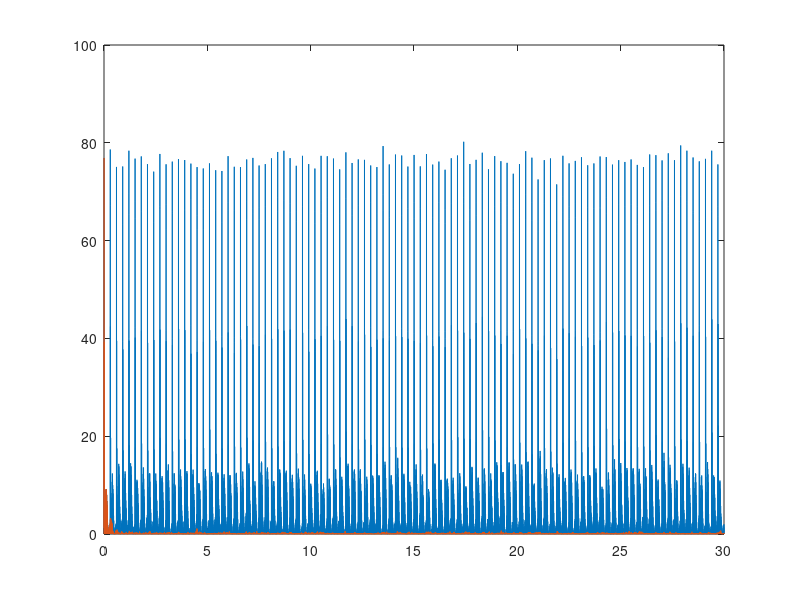

Source code (MATLAB):
fs = 1000;

windowsz = 300; % in samples
nsamples = 30000;

% sample data with 60 Hz noise added
t = (0:(nsamples-1))'/fs;
Xtrue = randn(nsamples,1);
Xnoisy = Xtrue + 10*sin(t*60*2*pi);

%plot(t,X);

%% notch filter each window separately

[b,a] = butter(4, [58 62]/(fs/2), 'stop');

Xfilter_win = zeros(nsamples,1);
for i = 1:(nsamples/windowsz)
    Xfilter_win(((i-1)*windowsz+1):(i*windowsz)) = ...
        filter(b,a,Xnoisy(((i-1)*windowsz+1):(i*windowsz)));
end

Xfilter_state = zeros(nsamples,1);
z = zeros(max(length(a),length(b))-1,1); % filter state
for i = 1:(nsamples/windowsz) 
    [Xfilter_state(((i-1)*windowsz+1):(i*windowsz)),z] = ...
        filter(b,a,Xnoisy(((i-1)*windowsz+1):(i*windowsz)),z);
end



Xfilter = filter(b,a,Xnoisy);

if 0
    plot(t,Xtrue)
    hold on
    plot(t,Xfilter_win)
    plot(t,Xfilter_state)
    legend({'true denoised','windowed notched','saved-state notched'})
else
    plot(t, (Xtrue - Xfilter_win).^2)
    hold on
    plot(t, (Xtrue - Xfilter_state).^2)
end
